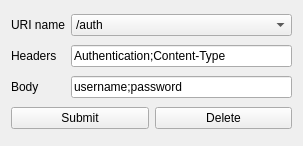
<?xml version="1.0" encoding="UTF-8"?>
<ui version="4.0">
 <class>Form</class>
 <widget class="QWidget" name="Form">
  <property name="geometry">
   <rect>
    <x>0</x>
    <y>0</y>
    <width>303</width>
    <height>146</height>
   </rect>
  </property>
  <property name="windowTitle">
   <string>URI configuration menu</string>
  </property>
  <layout class="QGridLayout" name="gridLayout">
   <item row="0" column="0">
    <widget class="QLabel" name="label_uri1">
     <property name="text">
      <string>URI name</string>
     </property>
    </widget>
   </item>
   <item row="0" column="1">
    <widget class="QComboBox" name="comboBox">
     <item>
      <property name="text">
       <string>/auth</string>
      </property>
     </item>
    </widget>
   </item>
   <item row="3" column="0" colspan="2">
    <layout class="QGridLayout" name="gridLayout_2">
     <item row="0" column="0">
      <widget class="QPushButton" name="pushButton">
       <property name="text">
        <string>Submit</string>
       </property>
      </widget>
     </item>
     <item row="0" column="1">
      <widget class="QPushButton" name="pushButton_2">
       <property name="text">
        <string>Delete</string>
       </property>
      </widget>
     </item>
    </layout>
   </item>
   <item row="2" column="1">
    <widget class="QLineEdit" name="lineEdit_2">
     <property name="text">
      <string>username;password</string>
     </property>
    </widget>
   </item>
   <item row="1" column="0">
    <widget class="QLabel" name="label">
     <property name="text">
      <string>Headers</string>
     </property>
    </widget>
   </item>
   <item row="2" column="0">
    <widget class="QLabel" name="label_2">
     <property name="text">
      <string>Body</string>
     </property>
    </widget>
   </item>
   <item row="1" column="1">
    <widget class="QLineEdit" name="lineEdit">
     <property name="text">
      <string>Authentication;Content-Type</string>
     </property>
    </widget>
   </item>
  </layout>
 </widget>
 <resources/>
 <connections/>
</ui>
